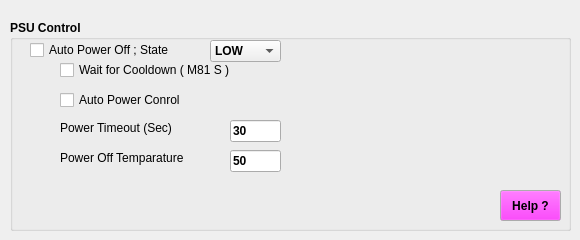
     <widget class="QWidget" name="tab_6">
      <attribute name="title">
       <string>PSU Control</string>
      </attribute>
      <widget class="QGroupBox" name="groupBox_13">
       <property name="geometry">
        <rect>
         <x>10</x>
         <y>20</y>
         <width>561</width>
         <height>211</height>
        </rect>
       </property>
       <property name="font">
        <font>
         <pointsize>9</pointsize>
         <weight>75</weight>
         <bold>true</bold>
        </font>
       </property>
       <property name="title">
        <string>PSU Control</string>
       </property>
       <widget class="QComboBox" name="PSUState">
        <property name="geometry">
         <rect>
          <x>200</x>
          <y>20</y>
          <width>71</width>
          <height>22</height>
         </rect>
        </property>
        <item>
         <property name="text">
          <string>LOW</string>
         </property>
        </item>
        <item>
         <property name="text">
          <string>HIGH</string>
         </property>
        </item>
       </widget>
       <widget class="QCheckBox" name="PSUControl">
        <property name="geometry">
         <rect>
          <x>20</x>
          <y>20</y>
          <width>181</width>
          <height>20</height>
         </rect>
        </property>
        <property name="font">
         <font>
          <pointsize>9</pointsize>
          <weight>50</weight>
          <bold>false</bold>
         </font>
        </property>
        <property name="text">
         <string>Auto Power Off ; State</string>
        </property>
        <property name="checked">
         <bool>false</bool>
        </property>
       </widget>
       <widget class="QCheckBox" name="WaitForCool">
        <property name="geometry">
         <rect>
          <x>50</x>
          <y>40</y>
          <width>221</width>
          <height>20</height>
         </rect>
        </property>
        <property name="font">
         <font>
          <pointsize>9</pointsize>
          <weight>50</weight>
          <bold>false</bold>
         </font>
        </property>
        <property name="text">
         <string>Wait for Cooldown ( M81 S )</string>
        </property>
        <property name="checked">
         <bool>false</bool>
        </property>
       </widget>
       <widget class="QLineEdit" name="PowerTimeOut">
        <property name="geometry">
         <rect>
          <x>220</x>
          <y>100</y>
          <width>51</width>
          <height>22</height>
         </rect>
        </property>
        <property name="toolTip">
         <string>&lt;html&gt;&lt;head/&gt;&lt;body&gt;&lt;p&gt;&lt;span style=&quot; font-size:9pt; color:#ff0000;&quot;&gt;Enter number of Seconds to Power Off when Printer is Idle&lt;/span&gt;&lt;/p&gt;&lt;/body&gt;&lt;/html&gt;</string>
        </property>
        <property name="inputMethodHints">
         <set>Qt::ImhDigitsOnly</set>
        </property>
        <property name="text">
         <string>30</string>
        </property>
       </widget>
       <widget class="QLabel" name="label_61">
        <property name="geometry">
         <rect>
          <x>50</x>
          <y>100</y>
          <width>151</width>
          <height>16</height>
         </rect>
        </property>
        <property name="font">
         <font>
          <pointsize>9</pointsize>
          <weight>50</weight>
          <bold>false</bold>
         </font>
        </property>
        <property name="text">
         <string>Power Timeout (Sec)</string>
        </property>
       </widget>
       <widget class="QLabel" name="label_62">
        <property name="geometry">
         <rect>
          <x>50</x>
          <y>130</y>
          <width>161</width>
          <height>16</height>
         </rect>
        </property>
        <property name="font">
         <font>
          <pointsize>9</pointsize>
          <weight>50</weight>
          <bold>false</bold>
         </font>
        </property>
        <property name="text">
         <string>Power Off Temparature</string>
        </property>
       </widget>
       <widget class="QLineEdit" name="PowerOffTemp">
        <property name="geometry">
         <rect>
          <x>220</x>
          <y>130</y>
          <width>51</width>
          <height>22</height>
         </rect>
        </property>
        <property name="inputMethodHints">
         <set>Qt::ImhDigitsOnly</set>
        </property>
        <property name="text">
         <string>50</string>
        </property>
       </widget>
       <widget class="QCheckBox" name="AuPowControl">
        <property name="geometry">
         <rect>
          <x>50</x>
          <y>70</y>
          <width>221</width>
          <height>20</height>
         </rect>
        </property>
        <property name="font">
         <font>
          <pointsize>9</pointsize>
          <weight>50</weight>
          <bold>false</bold>
         </font>
        </property>
        <property name="text">
         <string>Auto Power Conrol</string>
        </property>
        <property name="checked">
         <bool>false</bool>
        </property>
       </widget>
       <widget class="QPushButton" name="PSUHelpBtn">
        <property name="geometry">
         <rect>
          <x>490</x>
          <y>170</y>
          <width>61</width>
          <height>31</height>
         </rect>
        </property>
        <property name="palette">
         <palette>
          <active>
           <colorrole role="Button">
            <brush brushstyle="SolidPattern">
             <color alpha="255">
              <red>255</red>
              <green>0</green>
              <blue>255</blue>
             </color>
            </brush>
           </colorrole>
          </active>
          <inactive>
           <colorrole role="Button">
            <brush brushstyle="SolidPattern">
             <color alpha="255">
              <red>255</red>
              <green>0</green>
              <blue>255</blue>
             </color>
            </brush>
           </colorrole>
          </inactive>
          <disabled>
           <colorrole role="Button">
            <brush brushstyle="SolidPattern">
             <color alpha="255">
              <red>255</red>
              <green>0</green>
              <blue>255</blue>
             </color>
            </brush>
           </colorrole>
          </disabled>
         </palette>
        </property>
        <property name="font">
         <font>
          <pointsize>9</pointsize>
          <weight>75</weight>
          <bold>true</bold>
         </font>
        </property>
        <property name="text">
         <string>Help ?</string>
        </property>
        <property name="checkable">
         <bool>false</bool>
        </property>
        <property name="flat">
         <bool>false</bool>
        </property>
       </widget>
      </widget>
     </widget>
